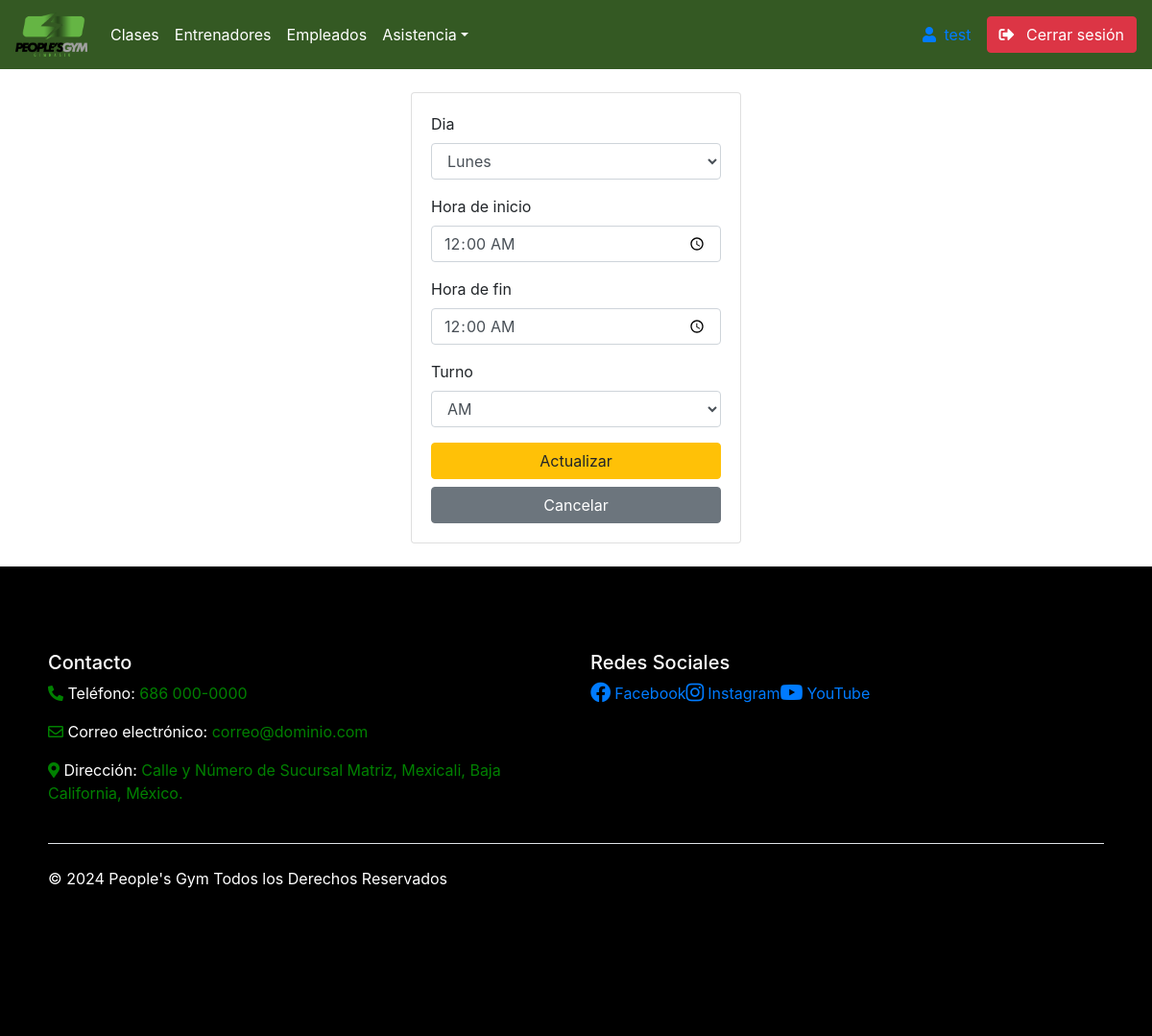
The app's page /Admin/UpdateHorario.php?id=1 (signed in) with its own data.
### tables this page shows
CREATE TABLE `cat_horarios` (
  `NID_Horario` int(11) NOT NULL COMMENT 'Identificador único del horario',
  `N_Dia` varchar(50) NOT NULL COMMENT 'Día al que corresponde el horario.',
  `N_HoraInicio` time NOT NULL COMMENT 'Hora de inicio del horario.',
  `N_HoraFin` time NOT NULL COMMENT 'Hora de finalización del horario.',
  `N_Turno` varchar(2) NOT NULL COMMENT 'Turno del horario (AM o PM).'
);

### Admin/UpdateHorario.php (the view, shortened to what this page needs)
<?php
$conexion = ConexionBD::obtenerConexion();
if (isset($_GET['id'])) {
    $Id = $_GET['id'];
    $Query = "SELECT * FROM Cat_Horarios WHERE NID_Horario = '$Id'";
    $Resultado = mysqli_query($conexion, $Query);
    if (mysqli_num_rows($Resultado) == 1) {
        $row = mysqli_fetch_array($Resultado);
        $Dia = $row['N_Dia'];
        $HoraInicio = $row['N_HoraInicio'];
        $HoraFin = $row['N_HoraFin'];
        $Turno = $row['N_Turno'];
    }
}
?>
<?php include('Includes/Header.php'); ?>
<div class="container p-4">
    <div class="row">
        <div class="col-md-4 mx-auto">
            <div class="card card-body">
                <form id="actualizarForm" action="UpdateHorario.php?id=<?php echo $_GET['id']; ?>" method="POST">
                    <div class="form-group">
                        <label for="nombre">Dia</label>
                        <select class="form-control" id="dia" name="dia" required>
                            <?php
                            $dias_semana = array("Lunes", "Martes", "Miércoles", "Jueves", "Viernes", "Sábado", "Domingo");
                            foreach ($dias_semana as $dia_semana) {
                                if ($dia_semana == $Dia) {
                                    echo "<option value='$dia_semana' selected>$dia_semana</option>";
                                } else {
                                    echo "<option value='$dia_semana'>$dia_semana</option>";
                                }
                            }
                            ?>
                        </select>
                    </div>
                    <div class="form-group">
                        <label for="horaInicio">Hora de inicio</label>
                        <input type="time" class="form-control" id="horaInicio" name="horaInicio" value="<?php echo $HoraInicio; ?>" required>
                    </div>
                    <div class="form-group">
                        <label for="horaFin">Hora de fin</label>
                        <input type="time" class="form-control" id="horaFin" name="horaFin" value="<?php echo $HoraFin; ?>" required>
                    </div>
                    <div class="form-group">
                        <label for="turno">Turno</label>
                        <select class="form-control" id="turno" name="turno" required>
                            <?php
                            $turnos = array("AM", "PM");
                            foreach ($turnos as $turno_option) {
                                if ($turno_option == $Turno) {
                                    echo "<option value='$turno_option' selected>$turno_option</option>";
                                } else {
                                    echo "<option value='$turno_option'>$turno_option</option>";
                                }
                            }
                            ?>
                        </select>
                    </div>
                    <button type="button" class="btn btn-warning btn-block" data-toggle="modal" data-target="#confirmacionModal">Actualizar</button>
                    <a href="Horarios.php" class="btn btn-secondary btn-block">Cancelar</a>
                </form>
            </div>
        </div>
    </div>
</div>
<?php include('Includes/Footer.php'); ?>

### records on screen
cat_horarios: dia "Lunes", horaInicio "00:00:00", horaFin "00:00:00", turno "AM"

### other values on screen
$_SESSION['NombreUsuario'] "test"
